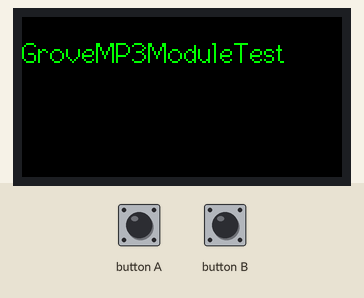
Simulated run of this sketch. Board: ESP32. Parts: 160×80 colour display. The test bench sets the inputs (shaded band). What the sketch prints to the serial monitor is not drawn.

Above: at 1.4 s.

The sketch:

GrooveMP3ModuleTest.ino
```cpp
#include <M5StickC.h>

// EspSoftwareSerial
#include <SoftwareSerial.h>

SoftwareSerial mySerial;
byte paramBuffer[16];

void setup() {
  M5.begin();
  M5.Lcd.setRotation(3);
  M5.Axp.ScreenBreath(12);
  M5.Lcd.fillScreen(BLACK);

  M5.Lcd.setTextFont(2);
  M5.Lcd.setTextColor(GREEN);
  M5.Lcd.setCursor(0, 10);

  M5.Lcd.printf("GroveMP3ModuleTest");

  Serial.begin(115200);

  mySerial.begin(9600, SWSERIAL_8N1, /* rx */33, /* tx */32 , false, 256);

  delay(100);
  GroveMP3V3_SetVolume(20); // 1-31
}

void loop() {
  M5.update();
  if ( M5.BtnA.wasPressed() ) {
    Serial.println("BtnA presswd");
    GroveMP3V3_PlaySDRootSong(1);
  }
}

// see also...
// https://github.com/Seeed-Studio/Seeed_Serial_MP3_Player/blob/master/src/WT2003S_Player.h
// https://github.com/Seeed-Studio/Seeed_Serial_MP3_Player/blob/master/src/WT2003S_Player.cpp
// https://uepon.hatenadiary.com/entry/2019/12/29/164445
void GroveMP3V3_SetVolume(uint val)
{
  paramBuffer[0] = val;
  GroveMP3V3_WriteCommand(0xAE, paramBuffer, 1);
}

void GroveMP3V3_PlaySDRootSong(uint16_t val)
{
  paramBuffer[0] = (byte)((val >> 8) & 0xFF);
  paramBuffer[1] = (byte)(0xFF & val);
  GroveMP3V3_WriteCommand(0xA2, paramBuffer, 2);
}

// see also...
// https://uepon.hatenadiary.com/entry/2019/12/27/223818
void GroveMP3V3_WriteCommand(const byte &commandCode, const byte *parameter, const int parameterSize)
{
  byte length = 1 + 1 + (byte)parameterSize + 1;
  byte sum = 0;

  sum += length;
  sum += commandCode;
  for (int i = 0; i < parameterSize; i++) sum += parameter[i];

  mySerial.write(0x7E);
  mySerial.write(length);
  mySerial.write(commandCode);
  mySerial.write(parameter, parameterSize);
  mySerial.write(sum);
  mySerial.write(0xEF);
}
```
